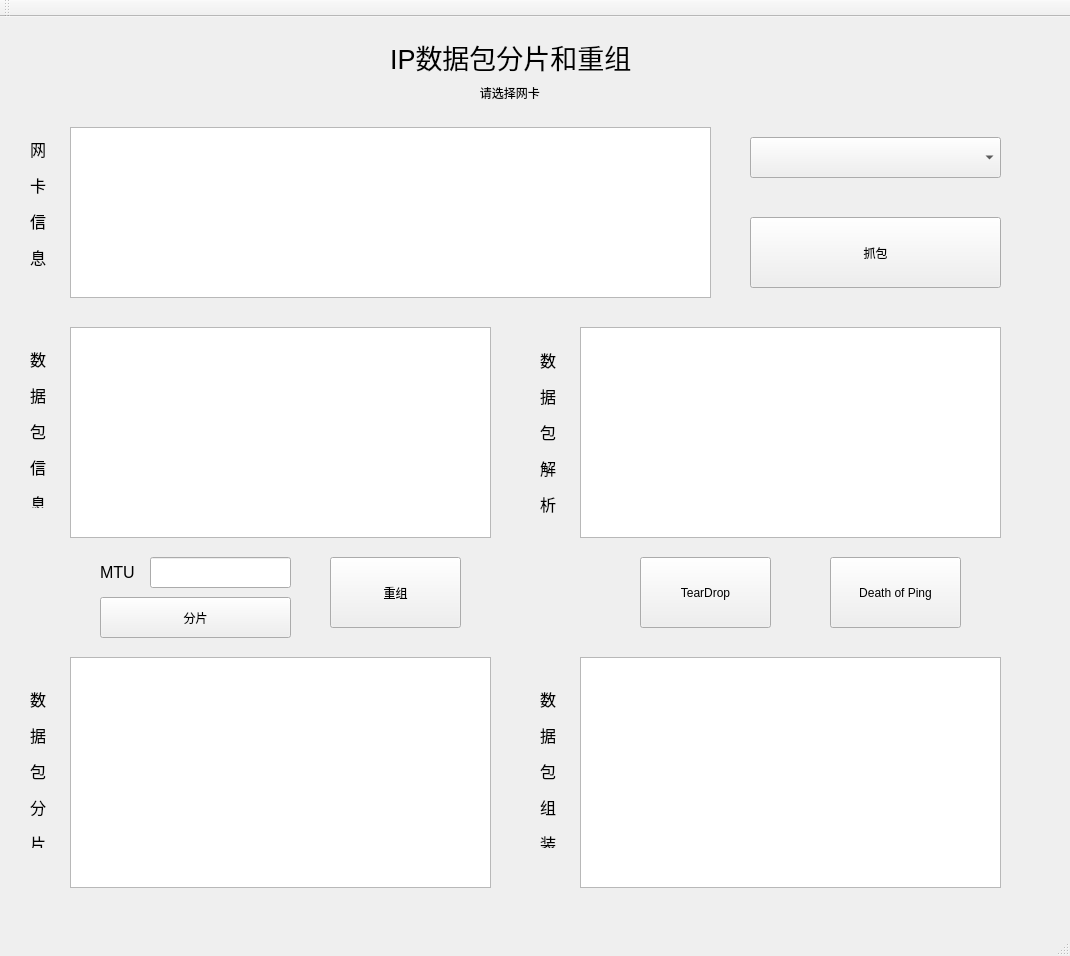
<?xml version="1.0" encoding="UTF-8"?>
<ui version="4.0">
 <class>MainWindow</class>
 <widget class="QMainWindow" name="MainWindow">
  <property name="geometry">
   <rect>
    <x>0</x>
    <y>0</y>
    <width>1070</width>
    <height>956</height>
   </rect>
  </property>
  <property name="windowTitle">
   <string>MainWindow</string>
  </property>
  <widget class="QWidget" name="centralWidget">
   <widget class="QLabel" name="title">
    <property name="geometry">
     <rect>
      <x>390</x>
      <y>-20</y>
      <width>311</width>
      <height>121</height>
     </rect>
    </property>
    <property name="text">
     <string>&lt;html&gt;&lt;head/&gt;&lt;body&gt;&lt;p&gt;&lt;span style=&quot; font-size:20pt;&quot;&gt;IP数据包分片和重组&lt;/span&gt;&lt;/p&gt;&lt;/body&gt;&lt;/html&gt;</string>
    </property>
    <property name="textFormat">
     <enum>Qt::AutoText</enum>
    </property>
   </widget>
   <widget class="QTextEdit" name="devInfo">
    <property name="geometry">
     <rect>
      <x>70</x>
      <y>110</y>
      <width>641</width>
      <height>171</height>
     </rect>
    </property>
   </widget>
   <widget class="QComboBox" name="comboBox">
    <property name="geometry">
     <rect>
      <x>750</x>
      <y>120</y>
      <width>251</width>
      <height>41</height>
     </rect>
    </property>
    <property name="maxVisibleItems">
     <number>100</number>
    </property>
    <property name="iconSize">
     <size>
      <width>16</width>
      <height>16</height>
     </size>
    </property>
   </widget>
   <widget class="QPushButton" name="getPacket">
    <property name="geometry">
     <rect>
      <x>750</x>
      <y>200</y>
      <width>251</width>
      <height>71</height>
     </rect>
    </property>
    <property name="text">
     <string>抓包</string>
    </property>
   </widget>
   <widget class="QLabel" name="warningText">
    <property name="geometry">
     <rect>
      <x>460</x>
      <y>60</y>
      <width>241</width>
      <height>31</height>
     </rect>
    </property>
    <property name="text">
     <string>      请选择网卡</string>
    </property>
   </widget>
   <widget class="QTextEdit" name="packetInfo">
    <property name="geometry">
     <rect>
      <x>70</x>
      <y>310</y>
      <width>421</width>
      <height>211</height>
     </rect>
    </property>
   </widget>
   <widget class="QTextEdit" name="analysisInfo">
    <property name="geometry">
     <rect>
      <x>580</x>
      <y>310</y>
      <width>421</width>
      <height>211</height>
     </rect>
    </property>
   </widget>
   <widget class="QLineEdit" name="mtu">
    <property name="geometry">
     <rect>
      <x>150</x>
      <y>540</y>
      <width>141</width>
      <height>31</height>
     </rect>
    </property>
   </widget>
   <widget class="QLabel" name="label">
    <property name="geometry">
     <rect>
      <x>100</x>
      <y>540</y>
      <width>51</width>
      <height>31</height>
     </rect>
    </property>
    <property name="text">
     <string>&lt;html&gt;&lt;head/&gt;&lt;body&gt;&lt;p&gt;&lt;span style=&quot; font-size:12pt;&quot;&gt;MTU&lt;/span&gt;&lt;/p&gt;&lt;/body&gt;&lt;/html&gt;</string>
    </property>
   </widget>
   <widget class="QPushButton" name="split">
    <property name="geometry">
     <rect>
      <x>100</x>
      <y>580</y>
      <width>191</width>
      <height>41</height>
     </rect>
    </property>
    <property name="text">
     <string>分片</string>
    </property>
   </widget>
   <widget class="QTextEdit" name="splitInfo">
    <property name="geometry">
     <rect>
      <x>70</x>
      <y>640</y>
      <width>421</width>
      <height>231</height>
     </rect>
    </property>
   </widget>
   <widget class="QPushButton" name="assemble">
    <property name="geometry">
     <rect>
      <x>330</x>
      <y>540</y>
      <width>131</width>
      <height>71</height>
     </rect>
    </property>
    <property name="text">
     <string>重组</string>
    </property>
   </widget>
   <widget class="QTextEdit" name="assembleInfo">
    <property name="geometry">
     <rect>
      <x>580</x>
      <y>640</y>
      <width>421</width>
      <height>231</height>
     </rect>
    </property>
   </widget>
   <widget class="QLabel" name="label_2">
    <property name="geometry">
     <rect>
      <x>30</x>
      <y>120</y>
      <width>31</width>
      <height>131</height>
     </rect>
    </property>
    <property name="text">
     <string>&lt;html&gt;&lt;head/&gt;&lt;body&gt;&lt;p&gt;&lt;span style=&quot; font-size:12pt;&quot;&gt;网&lt;/span&gt;&lt;/p&gt;&lt;p&gt;&lt;span style=&quot; font-size:12pt;&quot;&gt;卡&lt;/span&gt;&lt;/p&gt;&lt;p&gt;&lt;span style=&quot; font-size:12pt;&quot;&gt;信&lt;/span&gt;&lt;/p&gt;&lt;p&gt;&lt;span style=&quot; font-size:12pt;&quot;&gt;息&lt;/span&gt;&lt;/p&gt;&lt;/body&gt;&lt;/html&gt;</string>
    </property>
   </widget>
   <widget class="QLabel" name="label_4">
    <property name="geometry">
     <rect>
      <x>30</x>
      <y>330</y>
      <width>41</width>
      <height>161</height>
     </rect>
    </property>
    <property name="text">
     <string>&lt;html&gt;&lt;head/&gt;&lt;body&gt;&lt;p&gt;&lt;span style=&quot; font-size:12pt;&quot;&gt;数&lt;/span&gt;&lt;/p&gt;&lt;p&gt;&lt;span style=&quot; font-size:12pt;&quot;&gt;据&lt;/span&gt;&lt;/p&gt;&lt;p&gt;&lt;span style=&quot; font-size:12pt;&quot;&gt;包&lt;/span&gt;&lt;/p&gt;&lt;p&gt;&lt;span style=&quot; font-size:12pt;&quot;&gt;信&lt;/span&gt;&lt;/p&gt;&lt;p&gt;&lt;span style=&quot; font-size:12pt;&quot;&gt;息&lt;/span&gt;&lt;/p&gt;&lt;/body&gt;&lt;/html&gt;</string>
    </property>
   </widget>
   <widget class="QLabel" name="label_5">
    <property name="geometry">
     <rect>
      <x>540</x>
      <y>330</y>
      <width>51</width>
      <height>171</height>
     </rect>
    </property>
    <property name="text">
     <string>&lt;html&gt;&lt;head/&gt;&lt;body&gt;&lt;p&gt;&lt;span style=&quot; font-size:12pt;&quot;&gt;数&lt;/span&gt;&lt;/p&gt;&lt;p&gt;&lt;span style=&quot; font-size:12pt;&quot;&gt;据&lt;/span&gt;&lt;/p&gt;&lt;p&gt;&lt;span style=&quot; font-size:12pt;&quot;&gt;包&lt;/span&gt;&lt;/p&gt;&lt;p&gt;&lt;span style=&quot; font-size:12pt;&quot;&gt;解&lt;/span&gt;&lt;/p&gt;&lt;p&gt;&lt;span style=&quot; font-size:12pt;&quot;&gt;析&lt;/span&gt;&lt;/p&gt;&lt;/body&gt;&lt;/html&gt;</string>
    </property>
   </widget>
   <widget class="QPushButton" name="TearDrop">
    <property name="geometry">
     <rect>
      <x>640</x>
      <y>540</y>
      <width>131</width>
      <height>71</height>
     </rect>
    </property>
    <property name="text">
     <string>TearDrop</string>
    </property>
   </widget>
   <widget class="QPushButton" name="DeathOfPing">
    <property name="geometry">
     <rect>
      <x>830</x>
      <y>540</y>
      <width>131</width>
      <height>71</height>
     </rect>
    </property>
    <property name="text">
     <string>Death of Ping</string>
    </property>
   </widget>
   <widget class="QLabel" name="label_6">
    <property name="geometry">
     <rect>
      <x>30</x>
      <y>670</y>
      <width>31</width>
      <height>161</height>
     </rect>
    </property>
    <property name="text">
     <string>&lt;html&gt;&lt;head/&gt;&lt;body&gt;&lt;p&gt;&lt;span style=&quot; font-size:12pt;&quot;&gt;数&lt;/span&gt;&lt;/p&gt;&lt;p&gt;&lt;span style=&quot; font-size:12pt;&quot;&gt;据&lt;/span&gt;&lt;/p&gt;&lt;p&gt;&lt;span style=&quot; font-size:12pt;&quot;&gt;包&lt;/span&gt;&lt;/p&gt;&lt;p&gt;&lt;span style=&quot; font-size:12pt;&quot;&gt;分&lt;/span&gt;&lt;/p&gt;&lt;p&gt;&lt;span style=&quot; font-size:12pt;&quot;&gt;片&lt;/span&gt;&lt;/p&gt;&lt;/body&gt;&lt;/html&gt;</string>
    </property>
   </widget>
   <widget class="QLabel" name="label_7">
    <property name="geometry">
     <rect>
      <x>540</x>
      <y>670</y>
      <width>31</width>
      <height>161</height>
     </rect>
    </property>
    <property name="text">
     <string>&lt;html&gt;&lt;head/&gt;&lt;body&gt;&lt;p&gt;&lt;span style=&quot; font-size:12pt;&quot;&gt;数&lt;/span&gt;&lt;/p&gt;&lt;p&gt;&lt;span style=&quot; font-size:12pt;&quot;&gt;据&lt;/span&gt;&lt;/p&gt;&lt;p&gt;&lt;span style=&quot; font-size:12pt;&quot;&gt;包&lt;/span&gt;&lt;/p&gt;&lt;p&gt;&lt;span style=&quot; font-size:12pt;&quot;&gt;组&lt;/span&gt;&lt;/p&gt;&lt;p&gt;&lt;span style=&quot; font-size:12pt;&quot;&gt;装&lt;/span&gt;&lt;/p&gt;&lt;/body&gt;&lt;/html&gt;</string>
    </property>
   </widget>
  </widget>
  <widget class="QMenuBar" name="menuBar">
   <property name="geometry">
    <rect>
     <x>0</x>
     <y>0</y>
     <width>1070</width>
     <height>26</height>
    </rect>
   </property>
  </widget>
  <widget class="QToolBar" name="mainToolBar">
   <attribute name="toolBarArea">
    <enum>TopToolBarArea</enum>
   </attribute>
   <attribute name="toolBarBreak">
    <bool>false</bool>
   </attribute>
  </widget>
  <widget class="QStatusBar" name="statusBar"/>
 </widget>
 <layoutdefault spacing="6" margin="11"/>
 <resources/>
 <connections/>
</ui>
